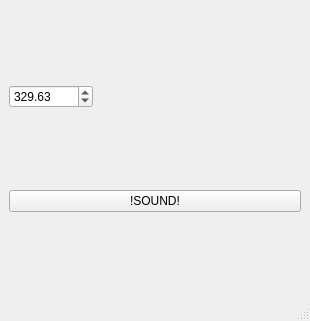
<?xml version="1.0" encoding="UTF-8"?>
<ui version="4.0">
 <class>MainWindow</class>
 <widget class="QMainWindow" name="MainWindow">
  <property name="geometry">
   <rect>
    <x>0</x>
    <y>0</y>
    <width>310</width>
    <height>321</height>
   </rect>
  </property>
  <property name="windowTitle">
   <string>MainWindow</string>
  </property>
  <widget class="QWidget" name="centralwidget">
   <layout class="QVBoxLayout" name="verticalLayout">
    <item>
     <widget class="QDoubleSpinBox" name="doubleSpinBox">
      <property name="sizePolicy">
       <sizepolicy hsizetype="Maximum" vsizetype="Fixed">
        <horstretch>0</horstretch>
        <verstretch>0</verstretch>
       </sizepolicy>
      </property>
      <property name="maximum">
       <double>999999.989999999990687</double>
      </property>
      <property name="singleStep">
       <double>1.000000000000000</double>
      </property>
      <property name="value">
       <double>329.629999999999995</double>
      </property>
     </widget>
    </item>
    <item>
     <widget class="QPushButton" name="pushButton">
      <property name="text">
       <string>!SOUND!</string>
      </property>
     </widget>
    </item>
   </layout>
  </widget>
  <widget class="QStatusBar" name="statusbar"/>
  <action name="actionSave">
   <property name="text">
    <string>Save</string>
   </property>
  </action>
  <action name="actionSave_as">
   <property name="text">
    <string>Save as</string>
   </property>
  </action>
  <action name="actionClose">
   <property name="text">
    <string>Close</string>
   </property>
  </action>
  <action name="actionNew">
   <property name="text">
    <string>New</string>
   </property>
  </action>
  <action name="actionOpen">
   <property name="text">
    <string>Open</string>
   </property>
  </action>
 </widget>
 <resources/>
 <connections/>
</ui>
